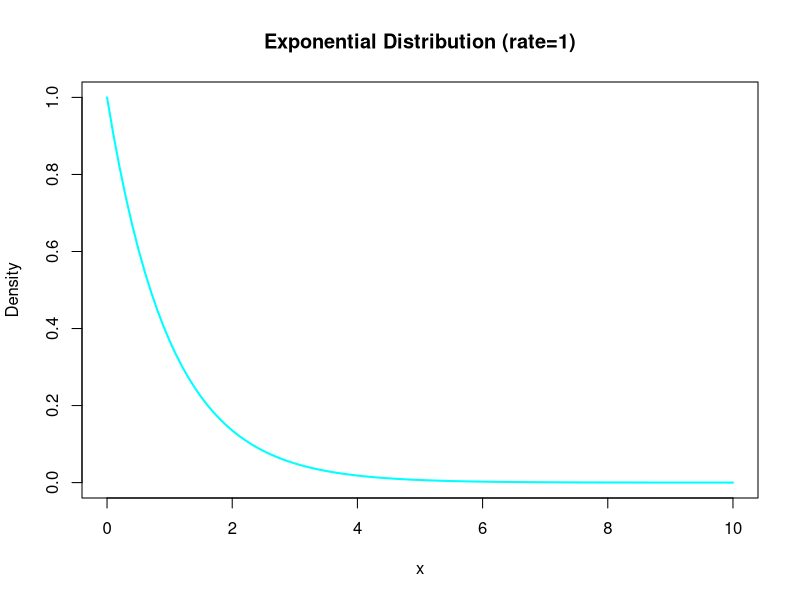

Source code (R):
# Filename: _055_exponential_dis.R
# Title: Exponential Distribution
# Author: Raghava | GitHub: @raghavtwenty
# Date Created: June 23, 2024 | Last Updated: June 23, 2024
# Language: R | Version: 4.4.0

# Description of functions:
# dexp: Exponential probability density function (pdf)
# pexp: Exponential distribution cumulative distribution function (cdf)
# qexp: Exponential quantile function
# rexp: Exponential pseudorandom number generation

# Parameters for the exponential distribution
rate_param = 1  # Rate parameter (lambda)

# Define the range of values to consider
x_values = seq(0, 10, by = 0.1)

# Calculate exponential probabilities (density) for the range of values
exp_densities = dexp(x_values,
    rate = rate_param
)

# Display the calculated densities
print(exp_densities)

# Plot the exponential densities
plot(x_values,
    exp_densities,
    col = "cyan",
    type = "l",
    lwd = 2,
    main = "Exponential Distribution (rate=1)",
    xlab = "x",
    ylab = "Density"
)
